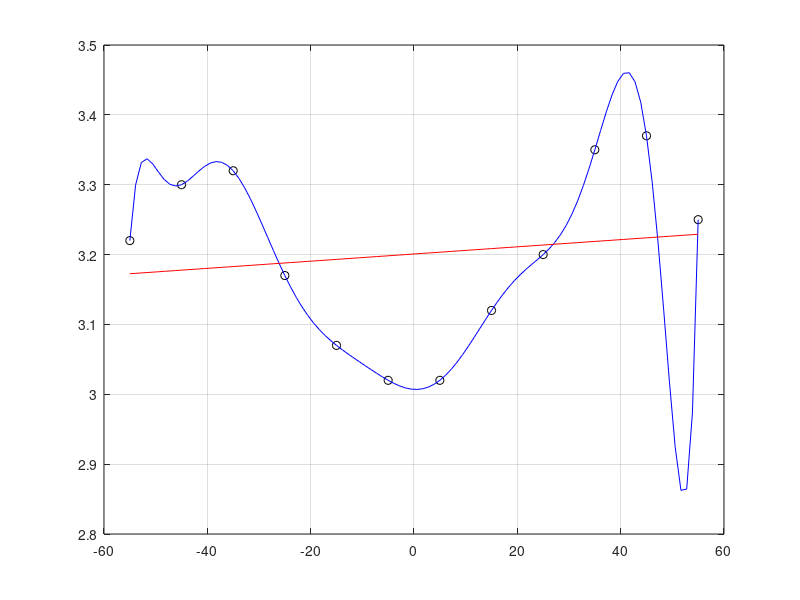

The MATLAB source for this figure:
% Esercizio 12

% Dati
x = -55:10:55;
y = [3.22 3.3 3.32 3.17 3.07 3.02 3.02 3.12 3.2 3.35 3.37 3.25];

% Richieste
pi = polyfit(x,y,length(x)-1)
rr = polyfit(x,y,1)

plot(x,y,"ko")
hold on

x = linspace(min(x), max(x));

yp = polyval(pi,x);
yr = polyval(rr,x);

plot(x,yp,"b")
plot(x,yr,"r")
grid on
